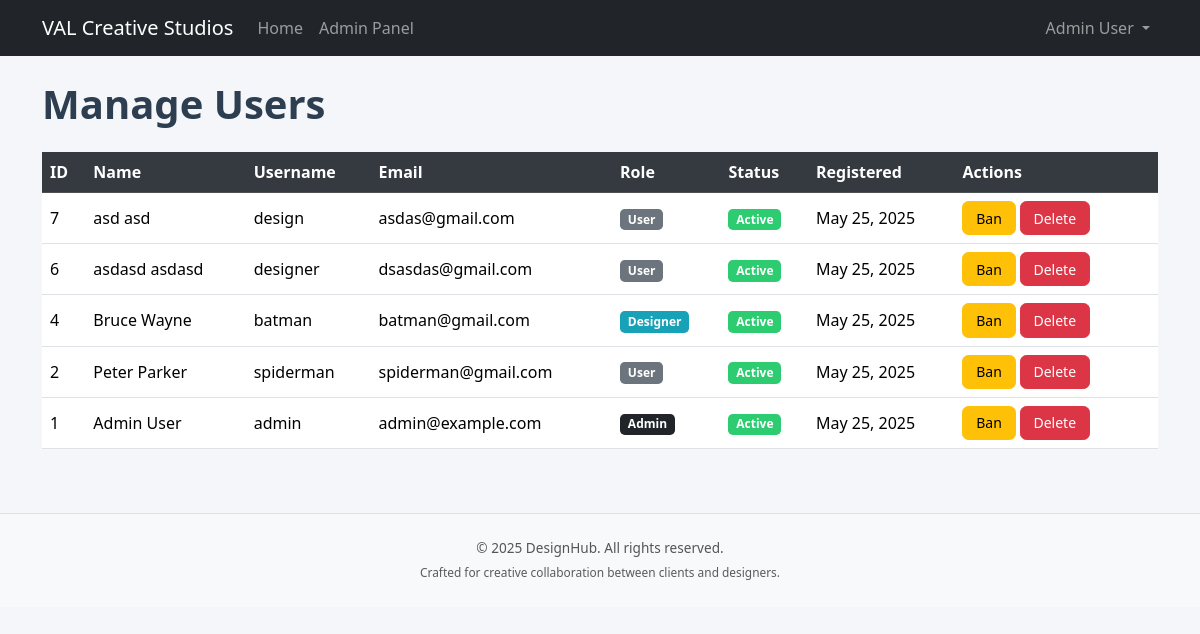
/admin/manage_users.php (signed in), run on the app's committed database.
### tables this page shows
CREATE TABLE `users` (
  `id` int(11) NOT NULL,
  `username` varchar(50) NOT NULL,
  `email` varchar(100) NOT NULL,
  `password` varchar(255) NOT NULL,
  `first_name` varchar(50) NOT NULL,
  `last_name` varchar(50) NOT NULL,
  `birthday` date DEFAULT NULL,
  `role` enum('user','designer','admin') DEFAULT 'user',
  `status` enum('active','banned') DEFAULT 'active',
  `created_at` timestamp NOT NULL DEFAULT current_timestamp()
);

### includes/session.php (called while the page is built, shortened)
<?php
function is_logged_in() {
    return isset($_SESSION['user_id']);
}

### includes/db.php (called while the page is built, shortened)
<?php
class Database {
    private $conn;
    public function __construct() {
        try {
            $this->conn = new PDO(
                "mysql:host=" . DB_SERVER . ";dbname=" . DB_NAME,
                DB_USERNAME,
                DB_PASSWORD
            );
            $this->conn->setAttribute(PDO::ATTR_ERRMODE, PDO::ERRMODE_EXCEPTION);
            $this->conn->setAttribute(PDO::ATTR_DEFAULT_FETCH_MODE, PDO::FETCH_ASSOC);
        } catch (PDOException $e) {
            die("ERROR: Could not connect. " . $e->getMessage());
        }
    }
    public function query($sql, $params = []) {
        $stmt = $this->conn->prepare($sql);
        $stmt->execute($params);
        return $stmt;
    }
    public function select($sql, $params = []) {
        $stmt = $this->query($sql, $params);
        return $stmt->fetchAll();
    }
}
$database = new Database();
?>

### admin/manage_users.php (the view, shortened to what this page needs)
<?php
require_once '../includes/db.php';
require_once '../includes/functions.php';
require_once '../includes/session.php';
$sql = "SELECT u.*,
            CASE
                WHEN u.role = 'admin' THEN 'Admin'
                WHEN EXISTS (SELECT 1 FROM designers d WHERE d.user_id = u.id) THEN 'Designer'
                ELSE 'User'
            END AS role_label
        FROM users u
        ORDER BY u.created_at DESC";
$users = $database->select($sql);
include '../includes/header.php';
?>
<h1 class="mb-4">Manage Users</h1>
<?php if (empty($users)): ?>
    <div class="alert alert-info">No registered users found.</div>
<?php else: ?>
    <div class="table-responsive">
        <table class="table table-hover align-middle">
            <thead class="table-dark">
                <tr>
                    <th>ID</th>
                    <th>Name</th>
                    <th>Username</th>
                    <th>Email</th>
                    <th>Role</th>
                    <th>Status</th>
                    <th>Registered</th>
                    <th style="min-width: 160px;">Actions</th>
                </tr>
            </thead>
            <tbody>
                <?php foreach ($users as $user): ?>
                    <tr class="<?php echo $user['status'] === 'banned' ? 'table-danger' : ''; ?>">
                        <td><?php echo $user['id']; ?></td>
                        <td><?php echo htmlspecialchars($user['first_name'] . ' ' . $user['last_name']); ?></td>
                        <td><?php echo htmlspecialchars($user['username']); ?></td>
                        <td><?php echo htmlspecialchars($user['email']); ?></td>
                        <td>
                            <span class="badge bg-<?php echo get_role_badge_class($user['role_label']); ?>">
                                <?php echo $user['role_label']; ?>
                            </span>
                        </td>
                        <td>
                            <span class="badge bg-<?php echo $user['status'] === 'active' ? 'success' : 'danger'; ?>">
                                <?php echo ucfirst($user['status']); ?>
                            </span>
                        </td>
                        <td><?php echo date('M d, Y', strtotime($user['created_at'])); ?></td>
                        <td>
                            <div class="d-flex gap-1 flex-wrap">
                                <?php if ($user['status'] === 'active'): ?>
                                    <a href="users.php?action=ban&id=<?php echo $user['id']; ?>" class="btn btn-sm btn-warning">Ban</a>
                                <?php elseif ($user['status'] === 'banned'): ?>
                                    <a href="users.php?action=unban&id=<?php echo $user['id']; ?>" class="btn btn-sm btn-success">Unban</a>
                                <?php endif; ?>
                                <a href="users.php?action=delete&id=<?php echo $user['id']; ?>" class="btn btn-sm btn-danger" onclick="return confirm('Are you sure you want to delete this user permanently?')">Delete</a>
                            </div>
                        </td>
                    </tr>
                <?php endforeach; ?>
            </tbody>
        </table>
    </div>
<?php endif; ?>
<?php include '../includes/footer.php'; ?>
<?php
function get_role_badge_class($role) {
    return match ($role) {
        'Admin' => 'dark',
        'Designer' => 'info',
        'User' => 'secondary',
        default => 'light'
    };
}
?>

### includes/header.php (shortened to what this page needs)
<?php
require_once __DIR__ . '/session.php';
?>
<!DOCTYPE html>
<html lang="en">
<head>
    <link rel="stylesheet" href="/graphic_design_service/assets/css/bootstrap.min.css">
    <link rel="stylesheet" href="/graphic_design_service/assets/css/style.css">
</head>
<body>
    <nav class="navbar navbar-expand-lg navbar-dark bg-dark">
        <div class="container">
            <a class="navbar-brand" href="/graphic_design_service/index.php"><?php echo SITE_NAME; ?></a>
            <div class="collapse navbar-collapse" id="navbarNav">
                <ul class="navbar-nav me-auto">
                    <li class="nav-item">
                        <a class="nav-link" href="/graphic_design_service/index.php">Home</a>
                    </li>
                    <?php if (is_logged_in()): ?>
                        <?php if ($_SESSION['role'] === 'admin'): ?>
                            <li class="nav-item">
                                <a class="nav-link" href="/graphic_design_service/admin/dashboard.php">Admin Panel</a>
                            </li>
                        <?php elseif ($_SESSION['role'] === 'designer'): ?>
                            <li class="nav-item">
                                <a class="nav-link" href="/graphic_design_service/designer/dashboard.php">Designer Dashboard</a>
                            </li>
                        <?php else: ?>
                            <li class="nav-item">
                                <a class="nav-link" href="/graphic_design_service/user/dashboard.php">Dashboard</a>
                            </li>
                        <?php endif; ?>
                    <?php endif; ?>
                </ul>
                <ul class="navbar-nav">
                    <?php if (is_logged_in()): ?>
                    <li class="nav-item dropdown">
                        <a class="nav-link dropdown-toggle" href="#" id="navbarDropdown" role="button" data-bs-toggle="dropdown" aria-expanded="false">
                            <?php
                            $fullName = 'User';
                            if (isset($_SESSION['first_name'], $_SESSION['last_name']) &&
                                is_string($_SESSION['first_name']) &&
                                is_string($_SESSION['last_name'])) {
                                $fullName = htmlspecialchars($_SESSION['first_name'] . ' ' . $_SESSION['last_name']);
                            }
                            echo $fullName;
                            ?>
                        </a>
                    </li>
                    <?php endif; ?>
                </ul>
            </div>
        </div>
    </nav>
    <div class="container mt-4">

### includes/footer.php (shortened to what this page needs)
</div>
<footer class="mt-5 bg-light border-top py-4">
    <div class="container text-center">
        <p class="mb-1">&copy; <?php echo date('Y'); ?> DesignHub. All rights reserved.</p>
        <small class="text-muted">Crafted for creative collaboration between clients and designers.</small>
    </div>
</footer>
</body>
</html>

### assets/css/style.css (style rules this page uses)
:root { --primary: #4a6ed1; --secondary: #6c757d; --success: #2ecc71; --danger: #e74c3c; --warning: #f39c12; --info: #17a2b8; --light: #f8f9fa; --dark: #343a40; --accent: #5865f2; --bg: #f4f6f9; }
body { background-color: var(--bg); font-family: 'Segoe UI', Tahoma, Geneva, Verdana, sans-serif; color: #212529; margin: 0; padding-bottom: 60px; }
a { color: var(--primary); text-decoration: none; }
h1, h2, h3, h4, h5 { font-weight: 600; color: #2c3e50; }
.btn { font-weight: 500; padding: 0.5rem 1.1rem; border-radius: 0.4rem; transition: all 0.2s ease-in-out; }
.btn-sm { padding: 0.35rem 0.8rem; font-size: 0.875rem; }
.badge { padding: 0.4em 0.65em; font-size: 0.75rem; border-radius: 0.3rem; font-weight: 600; }
.badge.bg-success { background-color: var(--success) !important; }
.badge.bg-info { background-color: var(--info) !important; }
.badge.bg-secondary { background-color: var(--secondary) !important; }
.table thead th { background-color: var(--dark); color: #fff; font-weight: 600; }
.table td, .table th { vertical-align: middle; }
footer { background-color: #e9ecef; color: #555; padding: 2rem 0; text-align: center; font-size: 0.85rem; border-top: 1px solid #ddd; }

### data on the page
users: id "7", first_name+last_name "asd asd", username "design", email "asdas@gmail.com", role_label "User", status "Active", created_at "May 25, 2025"
users: id "6", first_name+last_name "asdasd asdasd", username "designer", email "dsasdas@gmail.com", role_label "User", status "Active", created_at "May 25, 2025"
users: id "4", first_name+last_name "Bruce Wayne", username "batman", email "batman@gmail.com", role_label "Designer", status "Active", created_at "May 25, 2025"
users: id "2", first_name+last_name "Peter Parker", username "spiderman", email "spiderman@gmail.com", role_label "User", status "Active", created_at "May 25, 2025"
users: id "1", first_name+last_name "Admin User", username "admin", email "admin@example.com", role_label "Admin", status "Active", created_at "May 25, 2025"

### other printed values
SITE_NAME "VAL Creative Studios"
$fullName "Admin User"
